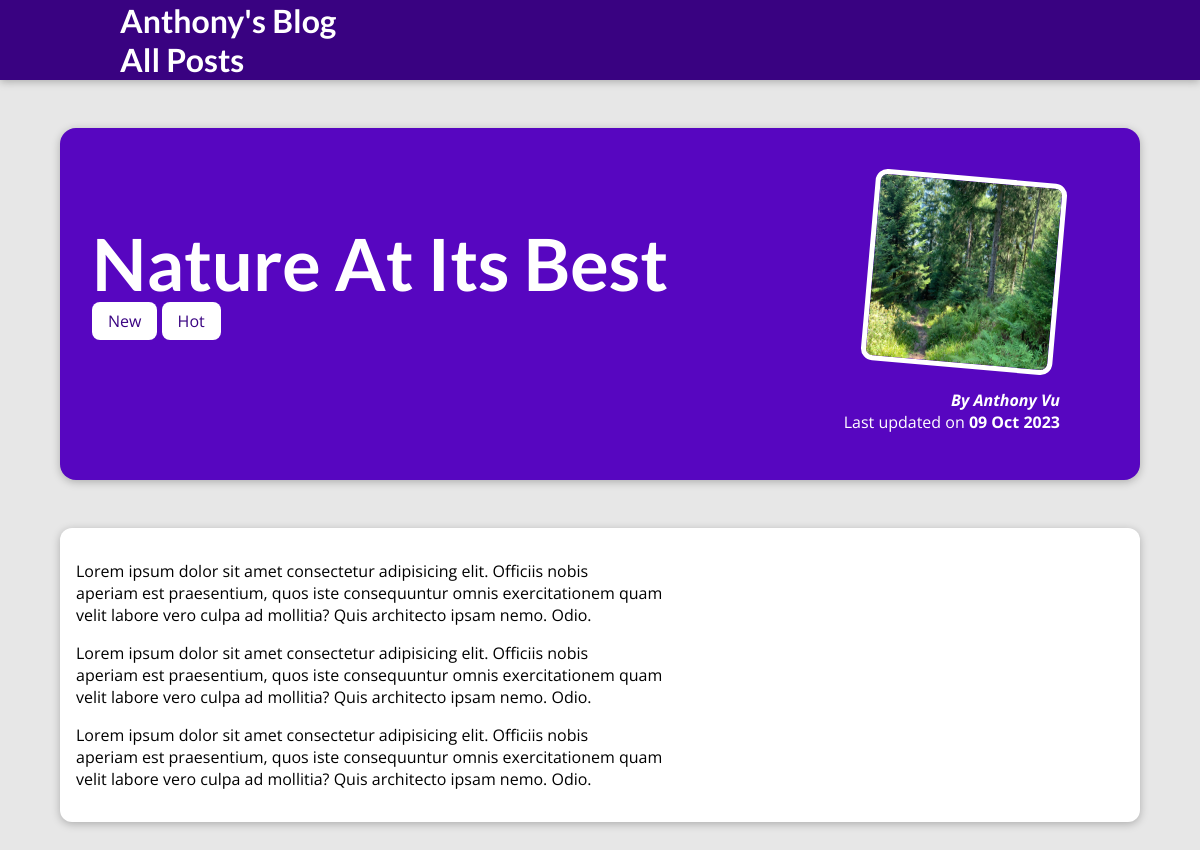
The app's page /posts/into-the-woods with its own data.
### blog/models.py (models this page shows, shortened)
class Post(models.Model):
    title = models.CharField(max_length=150)
    excerpt = models.CharField(max_length=200)
    image = models.ImageField(upload_to="posts", null=True)
    date = models.DateField(auto_now=True)
    slug = models.SlugField(unique=True, db_index=True)
    content = models.TextField(validators=[MinLengthValidator(10)])
    author = models.ForeignKey(Author, on_delete=models.SET_NULL, null=True, related_name='posts')
    tags = models.ManyToManyField(Tag)

class Tag(models.Model):
    caption = models.CharField(max_length=20)

class Author(models.Model):
    first_name = models.CharField(max_length=100)
    last_name = models.CharField(max_length=100)
    email_address = models.EmailField()
    def full_name(self):
        return f"{self.first_name} {self.last_name}"
    def __str__(self) -> str:
        return self.full_name()

### blog/views.py (the view)
# urls.py: path("posts/<slug:slug>", views.post_detail, name="post-detail-page")
def post_detail(request, slug):
    identified_post = get_object_or_404(Post, slug=slug)
    return render(request, "blog/post-detail.html", {
        "post": identified_post,
        "post_tags": identified_post.tags.all()
    })

### blog/templates/blog/post-detail.html (shortened to what this page needs)
{% extends "base.html" %}
{%load static%}
{%block css_files%}
<link rel="stylesheet" href="{%static "blog/post-detail.css"%}"/>
{%endblock%}
{%block content%}
<section id="summary">
    <h2>{{post.title}}</h2>
    <div>{% for tag in post_tags%}
        <span class="tag">{{tag.caption}}</span>
        {%endfor%}
    <div>
    <article>
        <img src="{{post.image.url}}" alt="{{post.title}}"/>
        <address>By <a href="mailto:{{post.author.email_address}}">{{post.author}}</a></address>
        <div>
            Last updated on <time>{{post.date|date:"d M Y"}}</time>
        </div>
    </article>
</section>
<main>
{{post.content|linebreaks}}
    </main>
{%endblock%}

### static/app.css (style rules this page uses)
* { box-sizing: border-box; }
html { font-family: 'Open Sans', 'Lato', sans-serif; }
body { margin: 0; }
h1, h2, h3 { font-family: 'Lato', sans-serif; font-weight: bold; }

### blog/static/blog/post-detail.css (style rules this page uses)
body { background-color: #e7e7e7; }
#summary { margin: 8rem auto 3rem auto; padding: 2rem; width: 90%; max-width: 90rem; border-radius: 16px; background-color: #5706c0; position: relative; box-shadow: 0 2px 8px rgba(0, 0, 0, 0.25); height: 22rem; }
#summary h2 { color: white; font-size: 4.5rem; margin-bottom: 0.25rem; }
#summary article { position: absolute; top: 2rem; right: 3rem; padding: 1rem 2rem; border-radius: 12px; text-align: right; color: white; }
#summary article img { width: 12rem; height: 12rem; border-radius: 12px; transform: rotateZ(5deg); border: 5px solid white; margin-bottom: 1rem; }
#summary address { font-weight: bold; }
#summary a { color: white; text-decoration: none; }
#summary time { font-weight: bold; }
main { width: 90%; max-width: 90rem; margin: 3rem auto; background-color: white; padding: 1rem; border-radius: 12px; box-shadow: 0 2px 8px rgba(0, 0, 0, 0.25); }
.tag { background-color: white; color:#390281; padding: 0.5rem 1rem; border-radius: 8px; }

### records on screen
Post: title "Nature At Its Best", image (picture), author "Anthony Vu", date "09 Oct 2023", content "Lorem ipsum dolor sit amet consectetur adipisicing elit. Officiis nobis aperiam est praesentium, quos iste consequuntur omnis exercitationem quam velit labore vero culpa ad mollitia? Quis architecto ipsam nemo. Odio. Lorem ipsum dolor sit amet consectetur adipisicing elit. Officiis nobis aperiam est praesentium, quos iste consequuntur omnis exercitationem quam velit labore vero culpa ad mollitia? Quis architecto ipsam nemo. Odio. Lorem ipsum dolor sit amet consectetur adipisicing elit. Officiis nobis aperiam est praesentium, quos iste consequuntur omnis exercitationem quam velit labore vero culpa ad mollitia? Quis architecto ipsam nemo. Odio."
Tag: caption "New"
Tag: caption "Hot"
